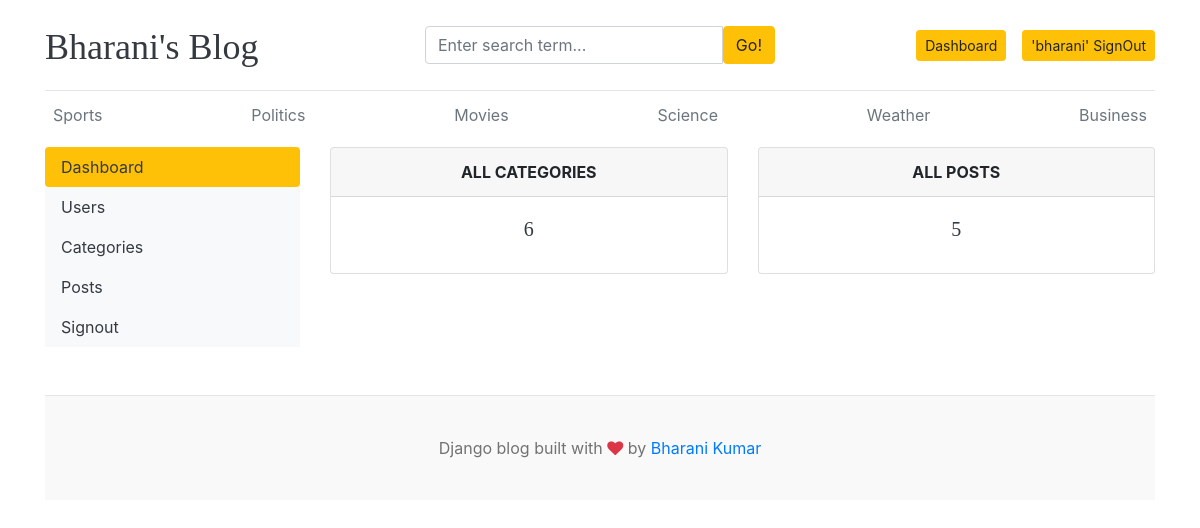
The page /dashboard/ (signed in) on the database its author committed.
### blogs/models.py (models this page shows, shortened)
class Category(models.Model):
    category_name = models.CharField(max_length=50, unique=True)
    created_At = models.DateTimeField(auto_now_add=True)
    updated_At = models.DateTimeField(auto_now=True)
    class Meta:
        verbose_name_plural = 'categories'

### dashboards/views.py (the view)
# urls.py: path('dashboard/', include('dashboards.urls')),
@login_required(login_url='signin')
def dashboard(request):
    category_count = Category.objects.all().count()
    blogs_count = Blog.objects.all().count()
    context = {
        'category_count' : category_count,
        'blogs_count' : blogs_count
    }
    return render(request, 'dashboard/dashboard.html', context)

### blogs/context_processors.py (called while the page is built)
def get_categories(request):
    categories = Category.objects.all()
    return dict(categories=categories)

def get_socialLinks(request):
    links = SocialLink.objects.all()
    return dict(links=links)

### templates/dashboard/dashboard.html (shortened to what this page needs)
{% extends 'base.html' %}
{% block content %}
<div class="row">
    {% include 'dashboard/sidebar.html' %}
    <div class="col-md-9">
        <div class="row">
            <div class="col">
                <div class="card border-default mb-3">
                    <div class="card-header text-center text-uppercase font-weight-bold">All Categories</div>
                    <div class="card-body text-dark">
                        <h5 class="card-title text-center">{{ category_count }}</h5>
                    </div>
                </div>
            </div>
            <div class="col">
                <div class="card border-default mb-3">
                    <div class="card-header text-center text-uppercase font-weight-bold">All Posts</div>
                    <div class="card-body text-dark">
                        <h5 class="card-title text-center">{{blogs_count}}</h5>
                    </div>
                </div>
            </div>
        </div>
    </div>
</div>
{% endblock %}

### templates/base.html (shortened to what this page needs)
{% load static %}
<!DOCTYPE html>
<html lang="en">
<head>
    <link href="https://getbootstrap.com/docs/4.0/dist/css/bootstrap.min.css" rel="stylesheet">
    <link href="{% static 'css/blog.css' %}" rel="stylesheet">
    <link rel="stylesheet" href="https://cdnjs.cloudflare.com/ajax/libs/font-awesome/4.7.0/css/font-awesome.min.css">
  </head>
<body>
    <div class="container">
      <header class="blog-header py-3">
        <div class="row flex-nowrap justify-content-between align-items-center">
          <div class="col-4 pt-1">
            <a class="blog-header-logo text-dark" href="{% url 'home' %}">Bharani's Blog</a>
          </div>
          <div class="col-4">
            <form action="{% url 'search' %}" method="GET">
              <div class="input-group">
                <input class="form-control" type="text" name="keyword" value="{{keyword}}" placeholder="Enter search term..." aria-label="Enter search term..." aria-describedby="button-search" />
                <button type="submit" class="btn btn-warning" id="button-search" type="button">Go!</button>
            </div>
            </form>
          </div>
          <div class="col-4 d-flex justify-content-end align-items-center">
            {% if not user.is_authenticated %}
            <a class="btn btn-sm btn-warning" href="{% url 'signin' %}">Signin</a> &nbsp;
            <a class="btn btn-sm btn-outline-secondary" href="{% url 'registration' %}">Register</a>
            {% else %}
            {% if perms.blogs.add_blog %}
            <span><a href="{% url 'dashboard' %}" class="btn btn-warning btn-sm">Dashboard</a></span>
            {% endif %}
            <span><a href="{% url 'signout' %}" class="btn btn-sm btn-warning">'{{ user }}' SignOut</a></span>
            {% endif %}
          </div>
        </div>
      </header>
      <div class="nav-scroller py-1 mb-2">
        <nav class="nav d-flex justify-content-between">
          {% for cat in categories%}
          <a class="p-2 text-muted" href="{% url 'posts_by_category' cat.id %}">{{cat.category_name}}</a>
          {% endfor %}
        </nav>
      </div>
{% block content %}
{% endblock %}
<footer class="blog-footer">
    <p>Django blog built with <i class="fa fa-heart text-danger "></i> by <a href="#">Bharani Kumar</a></p>
  </footer>
  </body>
  </html>

### static/css/blog.css (style rules this page uses)
.blog-header { border-bottom: 1px solid #e5e5e5; }
.blog-header-logo { font-family: "Playfair Display", Georgia, "Times New Roman", serif; font-size: 2.25rem; }
h1, h2, h3, h4, h5, h6 { font-family: "Playfair Display", Georgia, "Times New Roman", serif; }
.blog-footer { padding: 2.5rem 0; color: #727272; text-align: center; background-color: #f9f9f9; border-top: .05rem solid #e5e5e5; }
.blog-footer p:last-child { margin-bottom: 0; }

### rows shown on the page
Category: category_name "Sports"
Category: category_name "Politics"
Category: category_name "Movies"
Category: category_name "Science"
Category: category_name "Weather"
Category: category_name "Business"

### other values the page prints
{{ user }} "bharani"
{{ category_count }} "6"
{{ blogs_count }} "5"
